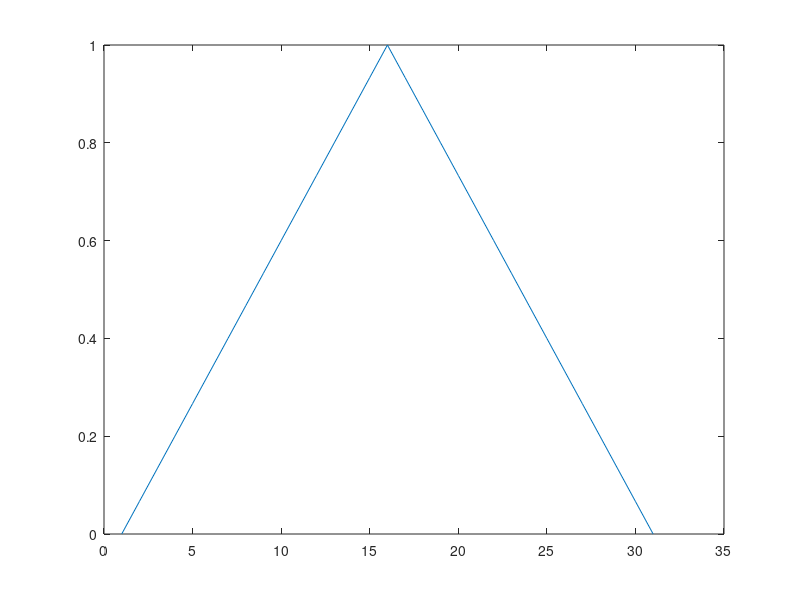

Reproduce this figure in MATLAB.
% Main function for running exercises
function main()
    % Declare the number of samples in the sine wave
    N = 32;
    % Declare the sample rate
    fs = 2048;
    % Create indexes 1 - N
    time = [0:N-1];
    % Declare the frequency as 128Hz
    frequency = 128;
    % Declare the amplitude
    amplitude = 1.0;

    % Generate signal x from parameters
    x = 1*sin(2*pi*128*(time/fs)) + 0.2*sin(2*pi*220*(time/fs)) + ...
    0.01*cos(2*pi*525*(time/fs));

    % Compute the DFT of the sine wave
    X = fft(x);
    
    % Pad with zeros to make vector 2048 samples long
    X2 = fft([x, zeros(1, 2048-N)]);


    % Calculate absolute magnitude of spectrum
    X = abs(X);
    X2 = abs(X2);

    % Zero pad smaller vector so they are the same sie for plotting
    % Kronecker padding technique taken from: http://stackoverflow.com/questions/11776251/inserting-variable-number-of-zeros-between-non-zero-elements-in-a-vector-in-matl
    zero_p = length(X2) / length(X)
    b = [1 zeros(1,zero_p-1)];
    X = kron(X, b)
    X(X == 0) = NaN

    N = 31
    tri_win = (((N-1.0)/2.0)-abs((0:N-1)-((N-1.0)/2.0)))*(2.0/(N-1.0))
    % tri_win
    % N = 32
    % rect_win = 
    % sine_win = 
    % hann_win = 
    plot(tri_win)
    return;

    figure

    % Plot the absolute magnitude of the DFT to a graph
    stem(X(1:2048/2));
    hold on
    plot(X2(1:2048/2));
    % Set xlabel to show bin 10 bin indexes
    set(gca,'XTickMode','manual');
    set(gca,'XTick',int64((1:10)*(1024/10)));
    set(gca,'XtickLabels',int64((1:10)*((fs/2)/10)));


    % Turn on grid
    grid on;
    
    % Add a title to the graph
    title('DFT of x')
    
    % Label the x axis as 'Frequency'
    xlabel('Bin Index')
    % Label the y axis as 'Magnitude'
    ylabel('Magnitude |X|')
